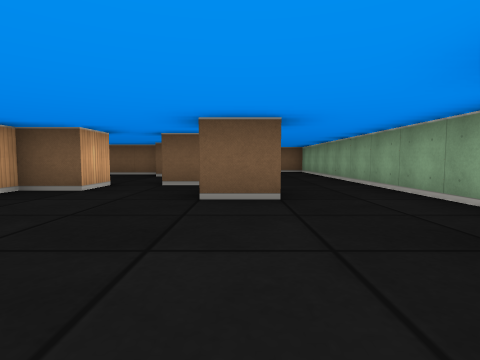
view 1 (above)

24 first-person views from a walk through a cub3D level. The camera is about half as high as the walls, tilts 4° down and sees 80° across. The floor is counted in squares. Each view is taken from the middle of a square. On the plan, view 1 faces up. The plan holds only what a view shows up to about 9 squares ahead; the rest is blank.

view 2
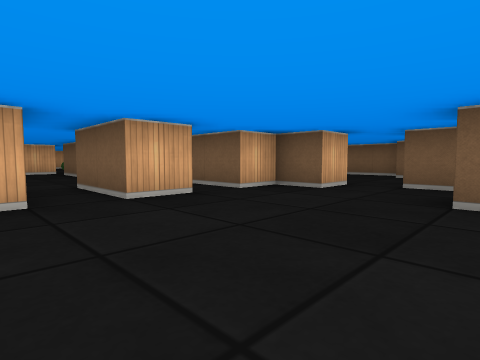

view 3
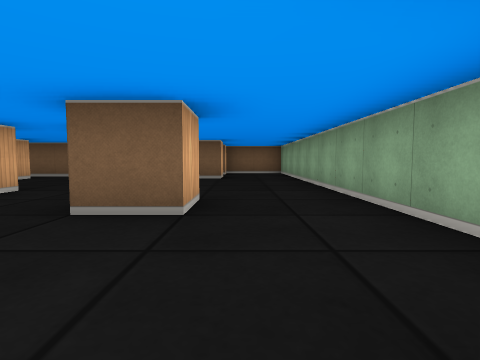

view 4
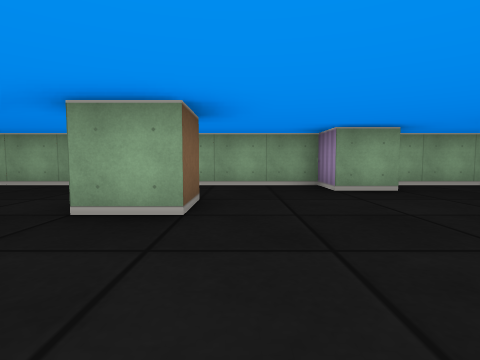

view 5
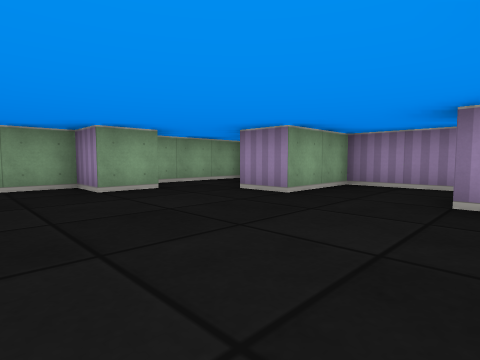

view 6
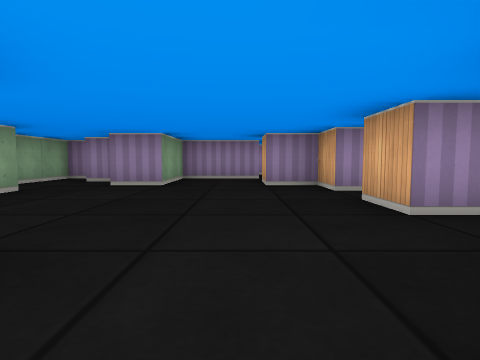

view 7
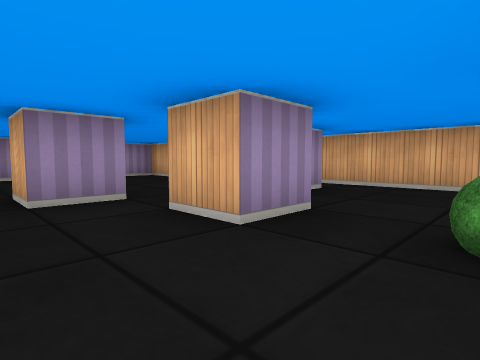

view 8
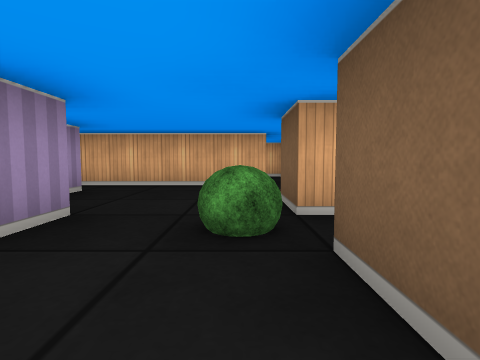

view 9
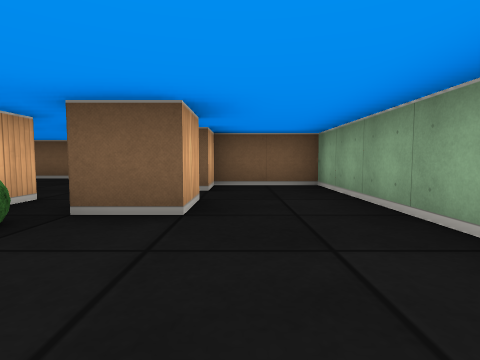

view 10
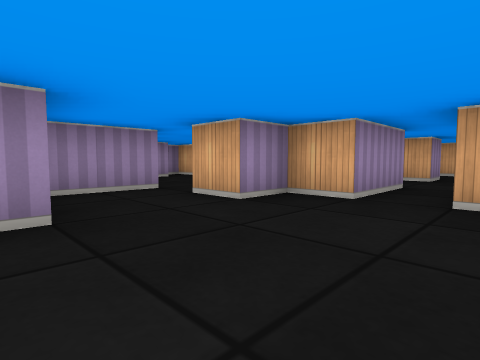

view 11
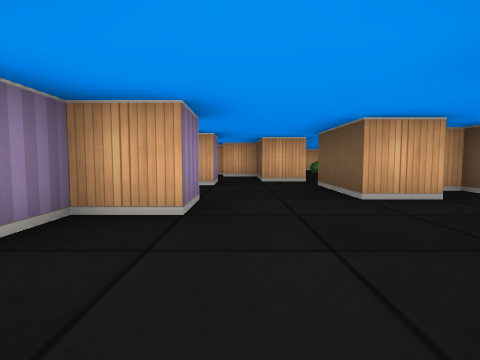

view 12
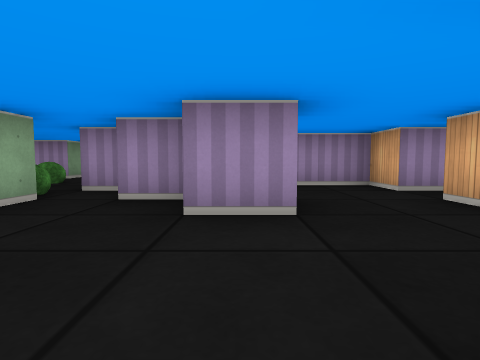

view 13
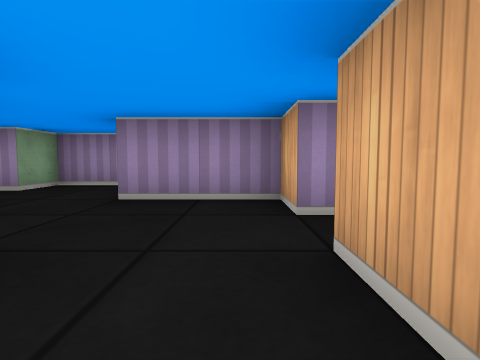

view 14
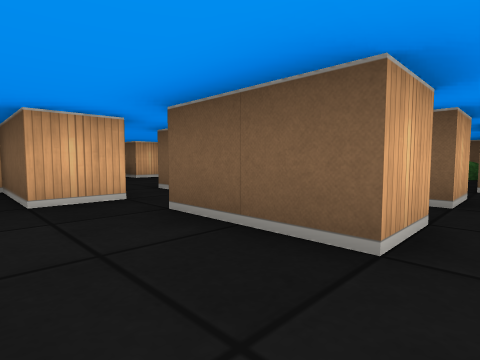

view 15
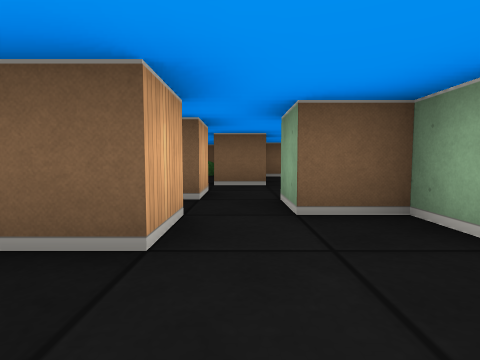

view 16
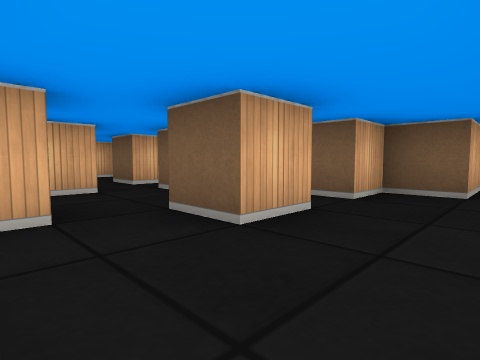

view 17
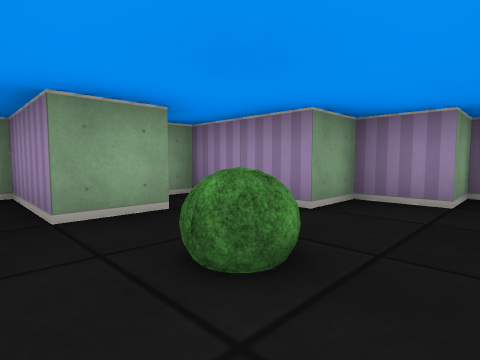

view 18
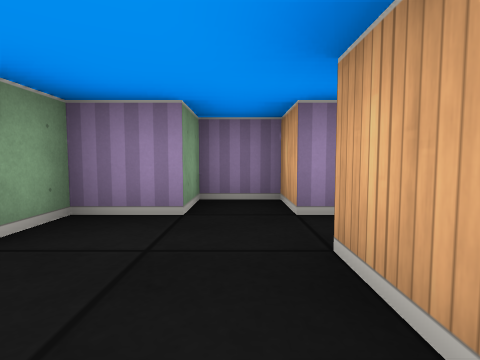

view 19
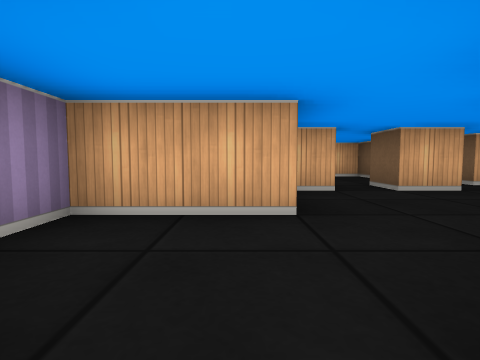

view 20
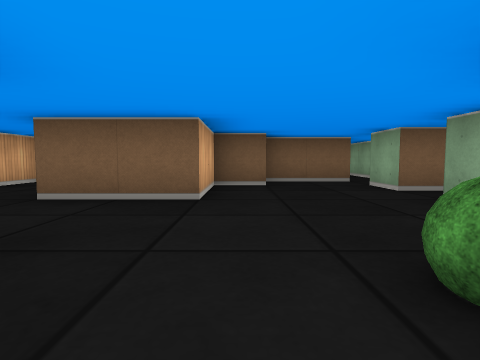

view 21
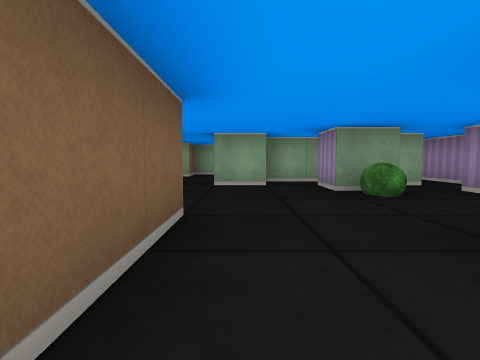

view 22
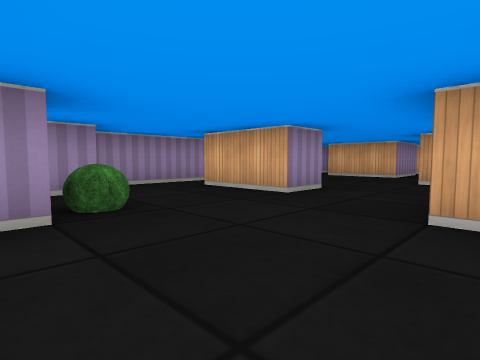

view 23
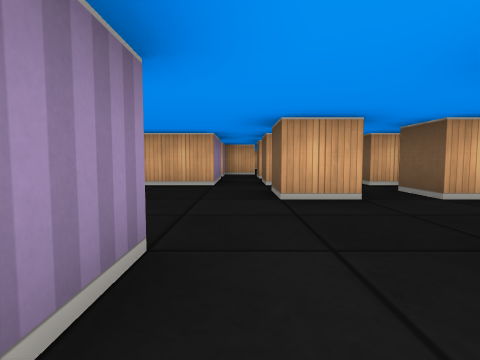

view 24
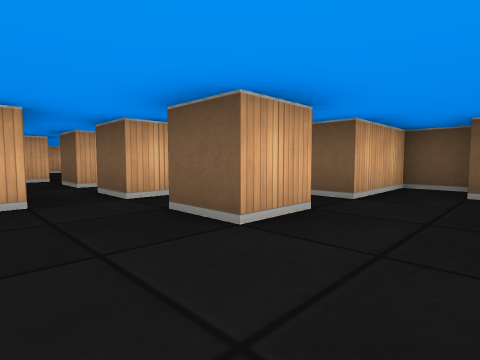

### Floor plan
Key: @ floor where view 1 was taken; # wall or solid block; . floor; B bush.
Columns run from 25 left of view 1 to 3 right of it. Each row starts with its distance up from view 1.
 14                      #
 13                      ..
 12                       .   ###
 11                 ###   .. # .#
 10                 B##.####....#
  9                 .#.....###..#
  8             .#.#....#...B...#
  7             .....#..#.......#
  6               #.....#...#...#
  5          #.   ###...#.#.....#
  4           ...###..#####..#..#
  3            ....##..##.......#
  2        ##   ##......##......#
  1       #.#  ##..............##
  0     #.#.. # ..#..##.##...@..#
 -1      ....##.......##B##..#..#
 -2 ..#.#.#.......##...#.....##.#
 -3 ##.............##....B.######
 -4  # ##....#..B####..#....#
 -5     #    #....#.####..###
 -6          ...#...   #.##
 -7          #### ##   ###

Where each view was taken, in squares from view 1:
view 1: 0 up, 0 right, facing up
view 2: 0 up, 0 right, facing up-left
view 3: 1 up, 1 right, facing up
view 4: 3 up, 3 left, facing right
view 5: 3 up, 3 left, facing down-right
view 6: 5 up, 2 left, facing down
view 7: 8 up, 1 right, facing down-left
view 8: 8 up, 1 right, facing left
view 9: 6 up, 1 right, facing up
view 10: 2 up, 0 right, facing down-left
view 11: 1 up, 5 left, facing left
view 12: 3 up, 8 left, facing down
view 13: 1 up, 10 left, facing down
view 14: 1 up, 8 left, facing up-left
view 15: 1 up, 8 left, facing up
view 16: 5 up, 6 left, facing up-left
view 17: 2 down, 5 left, facing down-right
view 18: 3 down, 5 left, facing down
view 19: 3 down, 6 left, facing left
view 20: 5 down, 14 left, facing up
view 21: 2 down, 17 left, facing right
view 22: 1 down, 12 left, facing down-left
view 23: 3 down, 15 left, facing left
view 24: 4 down, 17 left, facing up-left
